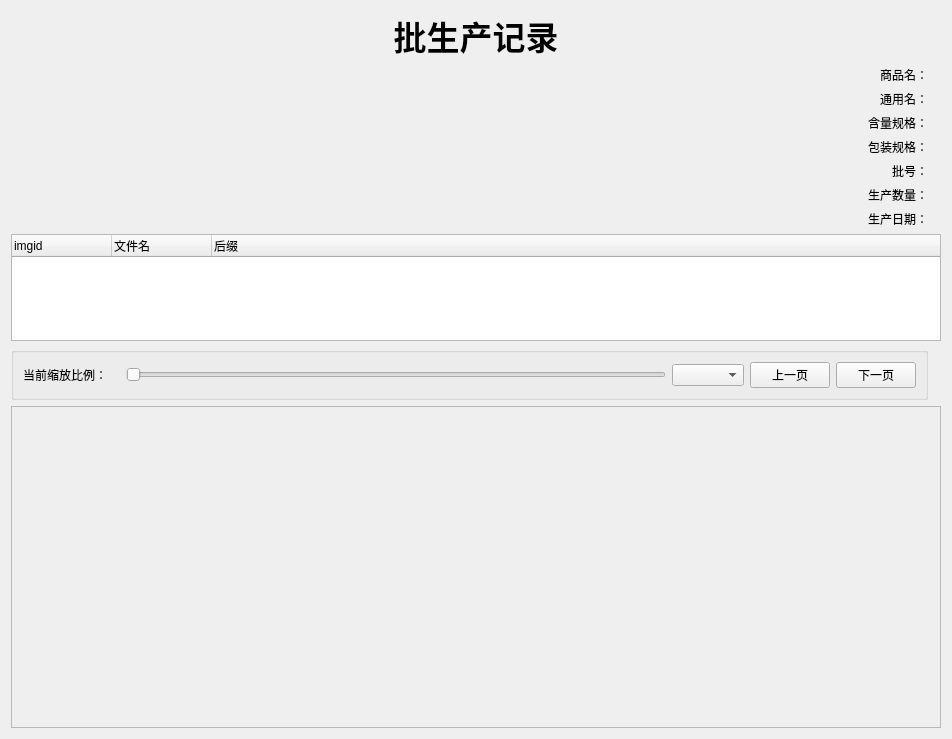
<?xml version="1.0" encoding="UTF-8"?>
<ui version="4.0">
 <class>Form</class>
 <widget class="QWidget" name="Form">
  <property name="geometry">
   <rect>
    <x>0</x>
    <y>0</y>
    <width>952</width>
    <height>739</height>
   </rect>
  </property>
  <property name="windowTitle">
   <string>Form</string>
  </property>
  <layout class="QGridLayout" name="gridLayout">
   <item row="2" column="0">
    <widget class="QLabel" name="label_3">
     <property name="text">
      <string>通用名：</string>
     </property>
     <property name="alignment">
      <set>Qt::AlignRight|Qt::AlignTrailing|Qt::AlignVCenter</set>
     </property>
    </widget>
   </item>
   <item row="7" column="0">
    <widget class="QLabel" name="label_7">
     <property name="text">
      <string>生产日期：</string>
     </property>
     <property name="alignment">
      <set>Qt::AlignRight|Qt::AlignTrailing|Qt::AlignVCenter</set>
     </property>
    </widget>
   </item>
   <item row="5" column="0">
    <widget class="QLabel" name="label_5">
     <property name="text">
      <string>批号：</string>
     </property>
     <property name="alignment">
      <set>Qt::AlignRight|Qt::AlignTrailing|Qt::AlignVCenter</set>
     </property>
    </widget>
   </item>
   <item row="7" column="1">
    <widget class="QLabel" name="label_makedate">
     <property name="text">
      <string/>
     </property>
    </widget>
   </item>
   <item row="4" column="0">
    <widget class="QLabel" name="label_8">
     <property name="text">
      <string>包装规格：</string>
     </property>
     <property name="alignment">
      <set>Qt::AlignRight|Qt::AlignTrailing|Qt::AlignVCenter</set>
     </property>
    </widget>
   </item>
   <item row="1" column="1">
    <widget class="QLabel" name="label_product">
     <property name="text">
      <string/>
     </property>
    </widget>
   </item>
   <item row="3" column="1">
    <widget class="QLabel" name="label_spec">
     <property name="text">
      <string/>
     </property>
    </widget>
   </item>
   <item row="1" column="0">
    <widget class="QLabel" name="label_2">
     <property name="sizePolicy">
      <sizepolicy hsizetype="Preferred" vsizetype="Preferred">
       <horstretch>0</horstretch>
       <verstretch>0</verstretch>
      </sizepolicy>
     </property>
     <property name="text">
      <string>商品名：</string>
     </property>
     <property name="alignment">
      <set>Qt::AlignRight|Qt::AlignTrailing|Qt::AlignVCenter</set>
     </property>
    </widget>
   </item>
   <item row="3" column="0">
    <widget class="QLabel" name="label_4">
     <property name="text">
      <string>含量规格：</string>
     </property>
     <property name="alignment">
      <set>Qt::AlignRight|Qt::AlignTrailing|Qt::AlignVCenter</set>
     </property>
    </widget>
   </item>
   <item row="2" column="1">
    <widget class="QLabel" name="label_commonname">
     <property name="text">
      <string/>
     </property>
    </widget>
   </item>
   <item row="4" column="1">
    <widget class="QLabel" name="label_package">
     <property name="text">
      <string/>
     </property>
    </widget>
   </item>
   <item row="6" column="0">
    <widget class="QLabel" name="label_6">
     <property name="text">
      <string>生产数量：</string>
     </property>
     <property name="alignment">
      <set>Qt::AlignRight|Qt::AlignTrailing|Qt::AlignVCenter</set>
     </property>
    </widget>
   </item>
   <item row="0" column="0" colspan="2">
    <widget class="QLabel" name="label">
     <property name="font">
      <font>
       <pointsize>25</pointsize>
       <weight>75</weight>
       <bold>true</bold>
      </font>
     </property>
     <property name="text">
      <string>批生产记录</string>
     </property>
     <property name="alignment">
      <set>Qt::AlignCenter</set>
     </property>
    </widget>
   </item>
   <item row="6" column="1">
    <widget class="QLabel" name="label_realamout">
     <property name="text">
      <string/>
     </property>
    </widget>
   </item>
   <item row="8" column="0" colspan="2">
    <widget class="QTreeWidget" name="treeWidget_imagenamelist">
     <property name="sizePolicy">
      <sizepolicy hsizetype="Expanding" vsizetype="Expanding">
       <horstretch>0</horstretch>
       <verstretch>1</verstretch>
      </sizepolicy>
     </property>
     <property name="contextMenuPolicy">
      <enum>Qt::NoContextMenu</enum>
     </property>
     <column>
      <property name="text">
       <string>imgid</string>
      </property>
     </column>
     <column>
      <property name="text">
       <string>文件名</string>
      </property>
     </column>
     <column>
      <property name="text">
       <string>后缀</string>
      </property>
     </column>
    </widget>
   </item>
   <item row="5" column="1">
    <widget class="QLabel" name="label_batchno">
     <property name="text">
      <string/>
     </property>
    </widget>
   </item>
   <item row="10" column="0" colspan="2">
    <widget class="QScrollArea" name="scrollArea">
     <property name="sizePolicy">
      <sizepolicy hsizetype="Expanding" vsizetype="Expanding">
       <horstretch>0</horstretch>
       <verstretch>3</verstretch>
      </sizepolicy>
     </property>
     <property name="widgetResizable">
      <bool>true</bool>
     </property>
     <widget class="QWidget" name="scrollAreaWidgetContents">
      <property name="geometry">
       <rect>
        <x>0</x>
        <y>0</y>
        <width>924</width>
        <height>255</height>
       </rect>
      </property>
      <layout class="QGridLayout" name="gridLayout_4">
       <item row="2" column="0" colspan="5">
        <widget class="QLabel" name="label_image">
         <property name="sizePolicy">
          <sizepolicy hsizetype="Expanding" vsizetype="Expanding">
           <horstretch>0</horstretch>
           <verstretch>0</verstretch>
          </sizepolicy>
         </property>
         <property name="text">
          <string/>
         </property>
        </widget>
       </item>
      </layout>
     </widget>
    </widget>
   </item>
   <item row="9" column="0">
    <widget class="QGroupBox" name="groupBox">
     <property name="sizePolicy">
      <sizepolicy hsizetype="Preferred" vsizetype="Preferred">
       <horstretch>0</horstretch>
       <verstretch>0</verstretch>
      </sizepolicy>
     </property>
     <property name="title">
      <string/>
     </property>
     <layout class="QGridLayout" name="gridLayout_2">
      <item row="0" column="0">
       <widget class="QLabel" name="label_10">
        <property name="text">
         <string>当前缩放比例：</string>
        </property>
       </widget>
      </item>
      <item row="0" column="5">
       <widget class="QPushButton" name="pushButton_nextpage">
        <property name="text">
         <string>下一页</string>
        </property>
       </widget>
      </item>
      <item row="0" column="2">
       <widget class="QSlider" name="horizontalSlider_zoom">
        <property name="minimum">
         <number>0</number>
        </property>
        <property name="maximum">
         <number>100</number>
        </property>
        <property name="sliderPosition">
         <number>0</number>
        </property>
        <property name="orientation">
         <enum>Qt::Horizontal</enum>
        </property>
        <property name="invertedAppearance">
         <bool>false</bool>
        </property>
        <property name="invertedControls">
         <bool>false</bool>
        </property>
        <property name="tickPosition">
         <enum>QSlider::NoTicks</enum>
        </property>
       </widget>
      </item>
      <item row="0" column="1">
       <widget class="QLabel" name="label_zoom">
        <property name="text">
         <string/>
        </property>
       </widget>
      </item>
      <item row="0" column="3">
       <widget class="QComboBox" name="comboBox_jumpto"/>
      </item>
      <item row="0" column="4">
       <widget class="QPushButton" name="pushButton_prepage">
        <property name="text">
         <string>上一页</string>
        </property>
       </widget>
      </item>
     </layout>
    </widget>
   </item>
  </layout>
 </widget>
 <resources/>
 <connections/>
</ui>
